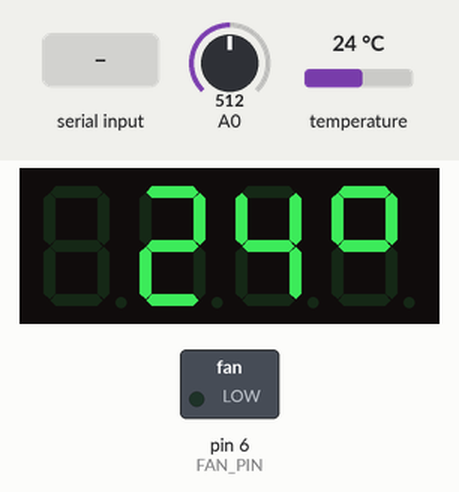
Bench run of a sketch on a simulated Arduino Uno, built with avr-gcc and run on an emulated ATmega328P. On the bench: 4-digit seven-segment display, switched loads named in the sketch (green lamp = pin HIGH). Dashed ring = blinking. Inputs (shaded band) come from the test bench; at power-on: temperature 24 °C, A0 = 512. Random numbers use the default seed unless the sketch sets one; EEPROM starts erased; what the sketch prints to the serial monitor is not drawn.

Above: at 4.0 s.
4.1 s: "AUTO_OFF\n" received over Serial
At 6.1 s:
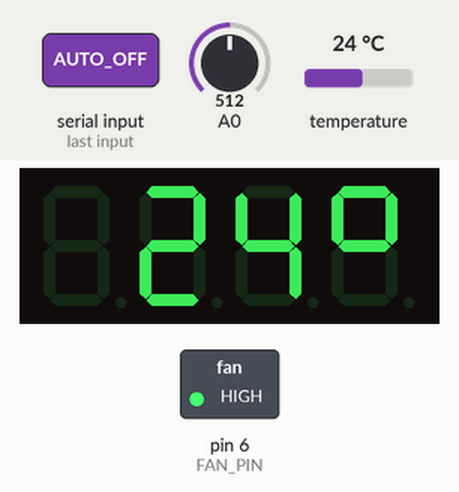
6.6 s: temperature set to 12 °C
At 7.8 s:
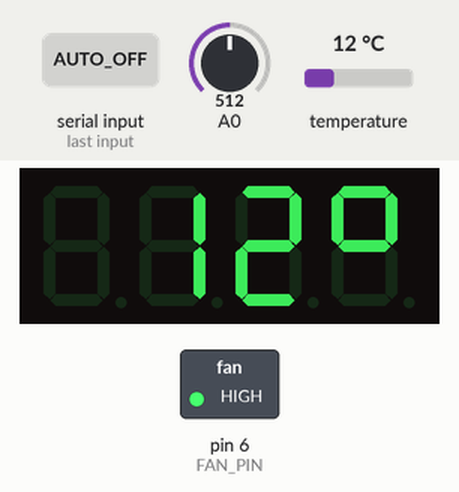
8.9 s: "H90\n" received over the second serial link
At 10.5 s:
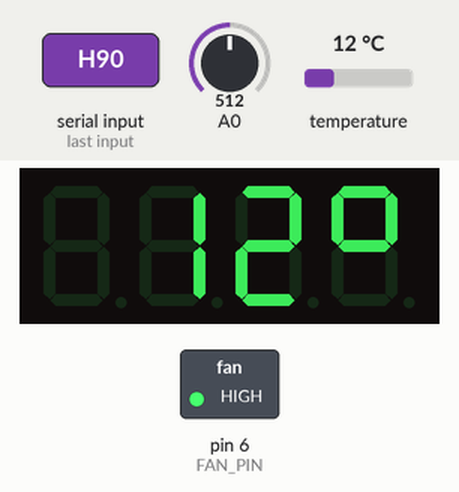
11.1 s: temperature set to 19 °C
At 12.2 s:
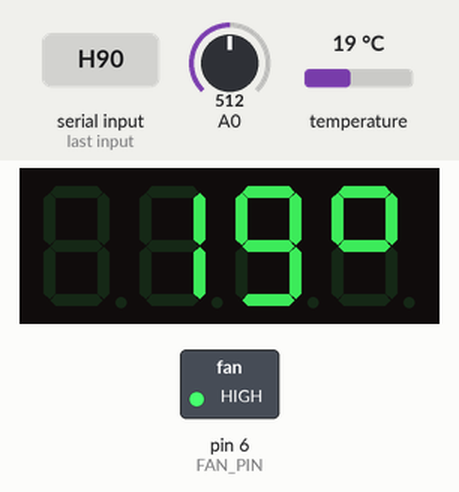
15.6 s: temperature set to 28 °C
At 17.2 s:
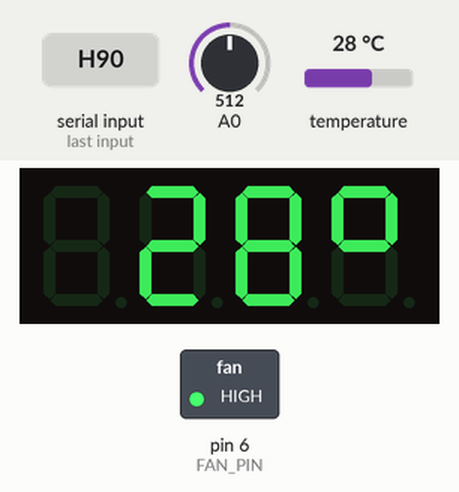
Timing chart, 0 to 18.9 s (numbered marks = the images above; inputs shaded):
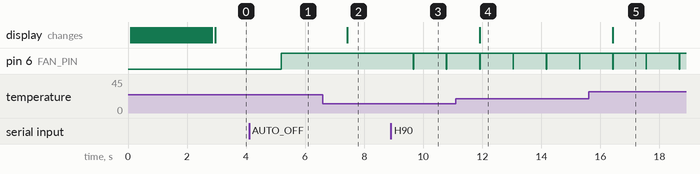

Measured:
- after the input at 4.1 s, pin 6 (FAN_PIN): LOW → HIGH after 1.1 s
- after the input at 6.6 s, the display: changes after 0.83 s (image 2)
- after the input at 8.9 s, pin 6 (FAN_PIN): alternates HIGH for 1.1 s and LOW for 0.01 s, starting after 0.76 s
- after the input at 11.1 s, the display: changes after 0.81 s (image 4)
- after the input at 15.6 s, the display: changes after 0.82 s (image 5)

The sketch:

Termocontrol.ino
```cpp
#include <EEPROM.h>              // Чтение запись всякой хуйни в память
#include <SoftwareSerial.h>      // Подключение библиотеки последовательного порта
#include <OneWire.h>
#include <DallasTemperature.h>
#include <GyverTM1637.h>

SoftwareSerial BTSerial(11, 10);
GyverTM1637 disp(19, 18);

#define SENSOR_PIN 8              // датчик температуры
#define FAN_PIN 6                 // Пин МОСФЕТА на вентиляторы
#define TEMPERATURE_PRECISION 9   // Расширение бит точности измерения температуры

int sensor_temp, maxtemp, hysteresis, auto_fan;
float voltmeter = 0;

unsigned long sendTimer;

OneWire oneWire(SENSOR_PIN);
DallasTemperature sensors(&oneWire);
DeviceAddress Thermometer;

// Обхявление глобальных переменных //
String input_string = "";        // Служебнная переменная для определения других команд и их значений

// Установка основных параметров подключениея
void setup() {
  Serial.begin(9600);             // Старт  серийного порта отладки
  BTSerial.begin(36400);          // Старт серийного порта Bluetooth
  sensors.begin();
  sensors.getAddress(Thermometer, 0);
  sensors.setResolution(Thermometer, TEMPERATURE_PRECISION);

  disp.clear();
  for(int i = 0; i < 50;i++){
    disp.display(0, random(9));
    disp.display(1, random(9));
    disp.display(2, random(9));
    disp.display(3, random(9));
    disp.brightness(random(7));
    delay(50);
  }
  disp.clear();
  disp.brightness(7);  // яркость, 0 - 7 (минимум - максимум)

  pinMode(FAN_PIN, OUTPUT);       // Подключение мосфета

  maxtemp = EEPROM.read(0);     // Чтение максимальной температуры
  hysteresis = EEPROM.read(1);  // Чтение гистерезиса
}

// Основной цикл программы //
void loop() {
  getBluetooth(); // Получение данных с Bluetooth
  getSerial();    // Получение данных с Serial
  // Опрос температуры, управление вентилятором, отправка данных
  if (millis() - sendTimer > 1000) {
    sensors.requestTemperatures();
    sensor_temp = sensors.getTempC(Thermometer);
    byte a1 = sensor_temp%100/10;
    byte a2 = sensor_temp%10/1;

    disp.display(1, a1);
    disp.display(2, a2);

    disp.displayByte(3, 0x63);
    Cooling();
    sendData();
    voltmeter = float(analogRead(A0))/204,6;
    sendTimer = millis();
  }
}
// Отправка данных
void sendData() {
  BTSerial.print(sensor_temp);
  BTSerial.print("|");
  BTSerial.print(maxtemp);
  BTSerial.print("|");
  BTSerial.print(hysteresis);
  BTSerial.print("|");
  BTSerial.print(voltmeter);
  Serial.print(sensor_temp);
  Serial.print("|");
  Serial.print(maxtemp);
  Serial.print("|");
  Serial.println(hysteresis);
  Serial.print("|");
  Serial.print(voltmeter);
}

// Команды выполняемые при приёме сообщения по последовательному порту Bluetooth
void Command() {
  if (input_string.startsWith("M") == true)   //Если строка начиинается с символа - M
  {
    input_string.replace("M", "");        // Удаляем со строки определяющий символ - M
    maxtemp = input_string.toInt();    // Преобразовываем строку в целое число (int), если необходимо с плавающей запятой пишем toFloat()
    EEPROM.update(0, maxtemp);
    Serial.println("Установка максимальной температуры");
    delay(10);                          // Служебная задержка
  }
  if (input_string.startsWith("H") == true)   //Если строка начиинается с символа - H
  {
    input_string.replace("H", "");        // Удаляем со строки определяющий символ - H
    hysteresis = input_string.toInt();    // Преобразовываем строку в целое число (int), если необходимо с плавающей запятой пишем toFloat()
    EEPROM.update(1, hysteresis);
    Serial.println("Установка гистерезиса");
    delay(10);                          // Служебная задержка
  }
  if (input_string == "AUTO_OFF")   //Если строка начиинается с символа - H
  {
    auto_fan = 1;
    Serial.println("Режим постоянной работы вентиляторов");
    delay(10);                          // Служебная задержка
  }
  if (input_string == "AUTO_ON")   //Если строка начиинается с символа - H
  {
    auto_fan = 0;
    Serial.println("Режим автоматической работы вентиляторов");
    delay(10);                          // Служебная задержка
  }
}

void Cooling() {
  if (sensor_temp >= maxtemp && auto_fan == 0) {
    digitalWrite(FAN_PIN, HIGH);
    delay(10);
  }
  //
  if (sensor_temp <= maxtemp - hysteresis) {
    digitalWrite(FAN_PIN, LOW);
    delay(10);
  }
  if (auto_fan == 1)
  {
    digitalWrite(FAN_PIN, HIGH);
  }
}

void getSerial() {
  while (Serial.available() > 0) {
    // Запись байтов в переменную с буфера последовательного порта поступаемых с телефона
    char c = Serial.read();
    Serial.write(c);
    // Проверка символа перевода строки (CL) в конце сообщения
    if (c == '\n') {
      Command();                // Выполение комманды
      input_string = "";        // После выполенения команды стирать сообщение
    }
    // Проверка символа в конце сообщения
    else if (c == '/') {
      Command();
      input_string = "";
    } else input_string += c;
  }
}

void getBluetooth() {
  while (BTSerial.available() > 0) {
    // Запись байтов в переменную с буфера последовательного порта поступаемых с телефона
    char c = BTSerial.read();
    Serial.print(c);
    // Проверка символа перевода строки (CL) в конце сообщения
    if (c == '\n') {
      Command();                // Выполение комманды
      input_string = "";        // После выполенения команды стирать сообщение
    }
    // Проверка символа в конце сообщения
    else if (c == '/') {
      Command();
      input_string = "";
    } else input_string += c;
  }
}
```
